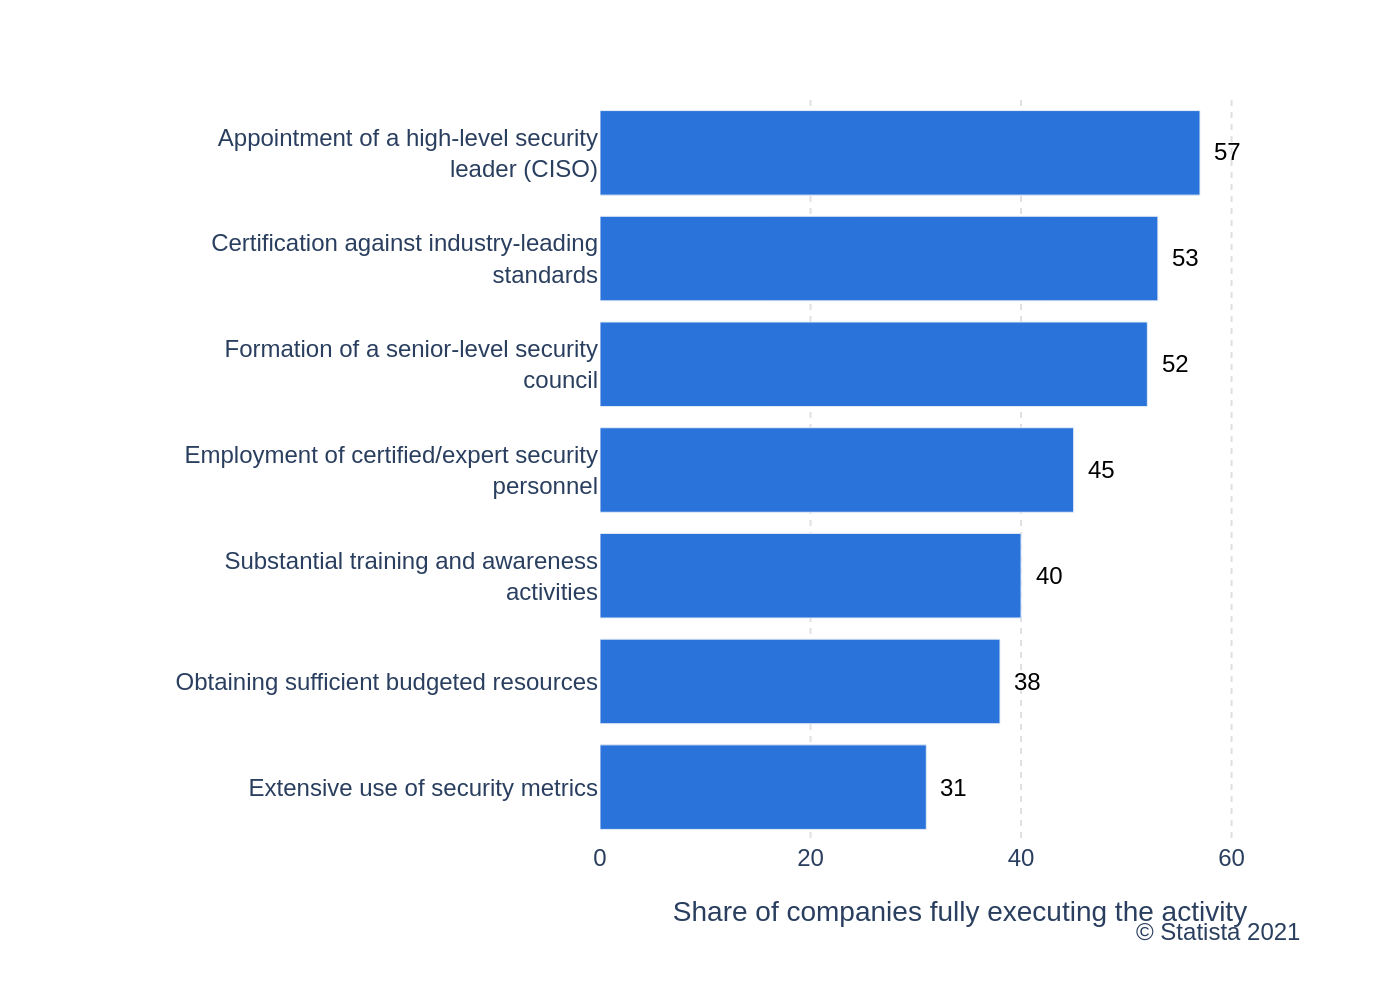

The script that drew this image:
import sys
import json
import plotly.graph_objects as go
import pathlib

# Check for command-line argument
if len(sys.argv) != 2:
    print("Usage: python script.py <path_to_json_file>")
    sys.exit(1)

# Get JSON file path from command-line argument
json_file_path = sys.argv[1]

# Read the JSON data
try:
    with open(json_file_path, 'r', encoding='utf-8') as f:
        chart_details = json.load(f)
except FileNotFoundError:
    print(f"Error: JSON file not found at {json_file_path}")
    sys.exit(1)
except json.JSONDecodeError:
    print(f"Error: Could not decode JSON from {json_file_path}")
    sys.exit(1)

# Extract data and texts from the JSON object
chart_data = chart_details.get('chart_data', [])
texts = chart_details.get('texts', {})
colors = chart_details.get('colors', [])

# Prepare data for Plotly; reverse order to match visual top-to-bottom
categories = [item['category'] for item in chart_data][::-1]
values = [item['value'] for item in chart_data][::-1]

# Create the figure
fig = go.Figure()

# Add the bar trace
fig.add_trace(go.Bar(
    y=categories,
    x=values,
    orientation='h',
    marker_color=colors[0] if colors else None,
    text=values,
    textposition='none' # We will use annotations for more control
))

# Add data labels as annotations next to each bar
for i, (value, category) in enumerate(zip(values, categories)):
    fig.add_annotation(
        x=value,
        y=category,
        text=str(value),
        showarrow=False,
        xanchor='left',
        xshift=5,
        yanchor='middle',
        font=dict(
            family="Arial",
            size=12,
            color="black"
        )
    )

# Update layout for a clean and accurate look
fig.update_layout(
    font=dict(family="Arial", size=12),
    title_text=texts.get('title'),
    xaxis_title_text=texts.get('x_axis_title'),
    yaxis_title_text=texts.get('y_axis_title'),
    plot_bgcolor='white',
    paper_bgcolor='white',
    showlegend=False,
    margin=dict(l=300, r=40, t=50, b=80),
    xaxis=dict(
        range=[0, max(values) * 1.2], # Ensure space for labels
        showgrid=True,
        gridcolor='#E0E0E0',
        griddash='dot',
        zeroline=False
    ),
    yaxis=dict(
        showgrid=False,
        showline=False,
        ticks='',
        tickfont=dict(size=12)
    )
)

# Add source text as an annotation
fig.add_annotation(
    text=texts.get('source'),
    xref="paper", yref="paper",
    x=0.98, y=-0.1,
    showarrow=False,
    xanchor='right',
    yanchor='top',
    align='right',
    font=dict(size=12)
)

# Determine output filename from input JSON path
base_filename = pathlib.Path(json_file_path).stem
output_filename = f"{base_filename}.png"

# Save the figure as a PNG image
fig.write_image(output_filename, scale=2)

print(f"Chart successfully generated and saved to {output_filename}")
